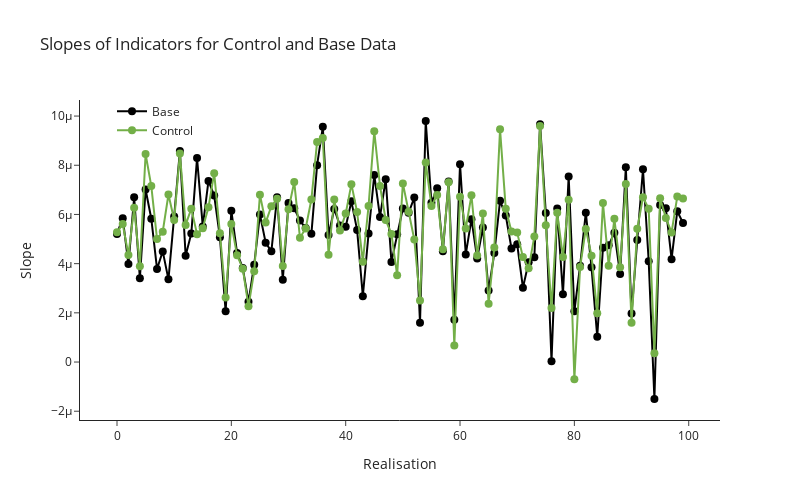

The notebook cell this image was saved under:
### Markdown cell above
## Plot of slope for each realization

### Code cell
# Plot of slope for each realization
fig = go.Figure()
fig.add_trace(go.Scatter(
    x=np.arange(len(slopes_base)),
    y=slopes_base,
    mode='lines+markers',
    name='Base',
    marker=dict(color='black', size=8)
)
)

fig.add_trace(go.Scatter(
    x=np.arange(len(slopes_control)),
    y=slopes_control,
    mode='lines+markers',
    name='Control',
    marker=dict(color='rgb(115,175,72)', size=8)
)
)

fig.update_layout(
    title='Slopes of Indicators for Control and Base Data',
    xaxis_title='Realisation',
    yaxis_title='Slope',
    height=500,
    width=800,
    template='simple_white',
    legend=dict(yanchor='bottom', y=0.86, x=0.05)
)
fig.show()
